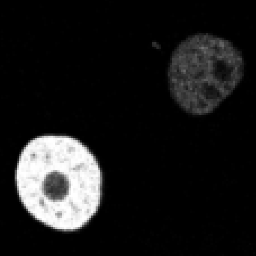
#> input picture test2.png, 256 x 256 px
$ python irvls_model.py
#> lines starting #> are read from the running program, lines starting #| are printed output that depends on the picture
#!/usr/bin/python3
'''
author  :   Zhengyang Zhong
date    :   2023-03-16
reference:  Indirectly regularized variational level set model for image segmentation
'''
import cv2
import matplotlib.pyplot as plt
import numpy as np
from numpy import fft
from skimage import measure
from tqdm import tqdm


def IRVLSmodel(img, c0=0.5, lmda1=1.0, lmda2=1.0, mu=1.0, nu=1.0, itermax=300, tolerance=1e-3):

    himg, wimg = img.shape

    phi = c0 * np.ones_like(img, dtype=np.float64)
    psi = c0 * np.ones_like(img, dtype=np.float64)
    img = img.astype(np.float64)

    laplace = np.array([[0, 1, 0],
                        [1, -8, 1],
                        [0, 1, 0]], dtype=np.float32)
    lapF = fft.fft2(laplace, (himg, wimg))

    for it in tqdm(range(itermax)):

        old_Fnorm = np.sqrt(np.sum(phi**2))

        phi_p1q = (phi + 1)**2
        phi_n1q = (phi - 1)**2

        c1 = np.sum(img * phi_p1q) / (np.sum(phi_p1q) + 1e-10)
        c2 = np.sum(img * phi_n1q) / (np.sum(phi_n1q) + 1e-10)

        # update phi
        phi_A = mu * psi - lmda1 * (img - c1)**2 + lmda2 * (img - c2)**2
        phi_B = mu + lmda1 * (img-c1)**2 + lmda2 * (img-c2)**2
        phi = phi_A / (phi_B + 1e-10)

        # update psi
        phiF = fft.fft2(phi)
        psi_A = mu * phiF
        psi_B = mu - nu * lapF
        psi = np.abs(fft.ifft2(psi_A / (psi_B + 1e-10)))

        # terimination
        new_Fnorm = np.sqrt(np.sum(phi**2))
        criteria_Fnorm = np.abs(old_Fnorm - new_Fnorm) / (old_Fnorm + 1e-10)
        if criteria_Fnorm < tolerance:
            break

    return phi, it + 1


if __name__ == "__main__":
    img = cv2.imread("./test2.png", 0)
#> img is the input picture: shape (256, 256); min 0, max 255, mean 26
    h, w = img.shape
#> h = 256; w = 256
    phi = 2 * np.ones((h, w))
    phi[20: -20, 20: -20] = -2
    phi, iterations = IRVLSmodel(img)
#> the loop in IRVLSmodel, `for it in tqdm(range(itermax)): ` made 12 passes
#> (old_Fnorm, c1, c2, new_Fnorm, criteria_Fnorm) on passes 2 to 12: (4.44, 26, 26.03, 0.517, 0.883), (0.517, 25.95, 26.07, 1.68, 2.25), (1.68, 25.78, 26.24, 6.62, 2.94), (6.62, 25.11, 26.95, 23.49, 2.55), (23.49, 22.65, 29.95, 72.67, 2.09), (72.67, 15.59, 44.87, 192.6, 1.65), (192.6, 6.42, 103.9, 238.1, 0.237), (238.1, 3.24, 173.4, 246.8, 0.0366), (246.8, 3.74, 220.9, 250.9, 0.0165), (250.9, 4.45, 230.9, 251.4, 0.0017), (251.4, 4.6, 232.2, 251.4, 0.000177)
#> (c1, c2, new_Fnorm, criteria_Fnorm) on pass 1: (26.01, 26.01, 4.44, 0.965)
#> pass 1, in IRVLSmodel, `phi_B = mu + lmda1 * (img-c1)**2 + lmda2 * (img-c2)**2`:
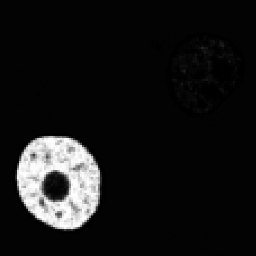
#> phi_B: shape (256, 256) float64; min 1, max 104873.1, mean 9074.2; drawn with min black and max white
#> pass 1, in IRVLSmodel, `phi = phi_A / (phi_B + 1e-10)`:
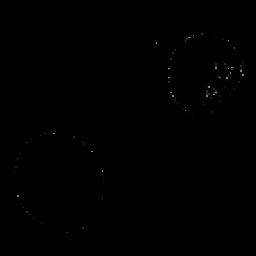
#> phi: shape (256, 256) float64; min 4.77e-06, max 0.5, mean 0.00141
#> after the loop in IRVLSmodel, `for it in tqdm(range(itermax)):`:
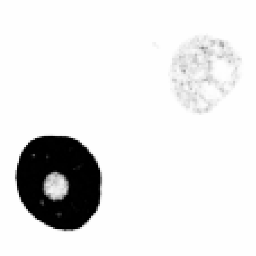
#> phi: shape (256, 256) float64; min -1, max 1, mean 0.807; drawn with min black and max white
#> iterations = 12
    contours = measure.find_contours(phi, 0)
#> contours = 2 point arrays, longest 369 points
    for cnt in contours:
        plt.plot(cnt[:, 1], cnt[:, 0], linewidth=2)
#> this loop made 2 passes
    plt.show()
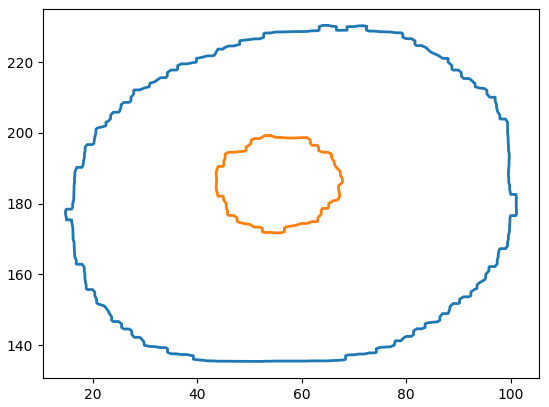
#> figure drawn by matplotlib, 1 panel
    plt.imshow(phi)
    plt.show()

$ run again, with test.png copied over test2.png
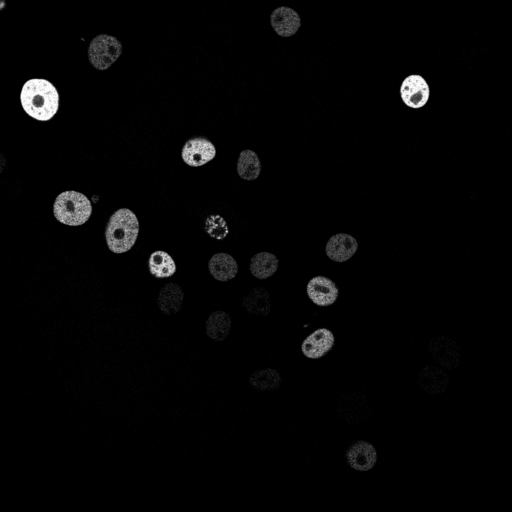
#> input picture test.png, 512 x 512 px
#> img is the input picture: shape (512, 512); min 0, max 255, mean 5.3
#> the loop in IRVLSmodel, `for it in tqdm(range(itermax)): ` made 9 passes
#> (old_Fnorm, c1, c2, new_Fnorm, criteria_Fnorm) on passes 2 to 9: (14.34, 5.21, 5.4, 19.61, 0.368), (19.61, 4.96, 5.68, 75.4, 2.84), (75.4, 4.14, 7.04, 256.8, 2.41), (256.8, 2.49, 17.5, 481.3, 0.874), (481.3, 1.29, 65.24, 503.9, 0.0469), (503.9, 0.857, 97.84, 504.9, 0.00197), (504.9, 0.929, 122.5, 505.7, 0.00169), (505.7, 1.07, 138.2, 506.1, 0.000822)
#> after the loop in IRVLSmodel, `for it in tqdm(range(itermax)):`:
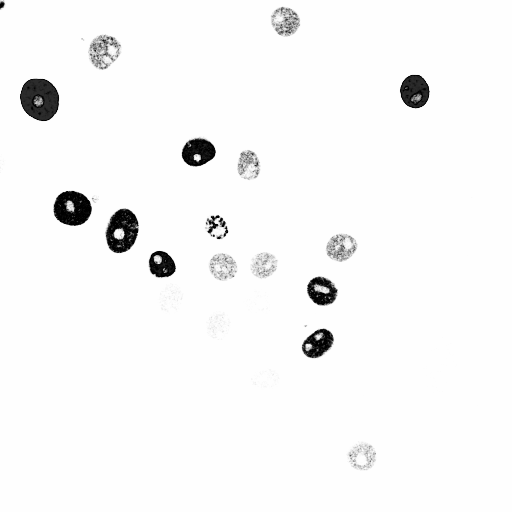
#> phi: shape (512, 512) float64; min -1, max 1, mean 0.945; drawn with min black and max white
#> iterations = 9
#> contours = 148 point arrays, longest 163 points
#> the loop `for cnt in contours:` made 148 passes
#> `plt.show()`:
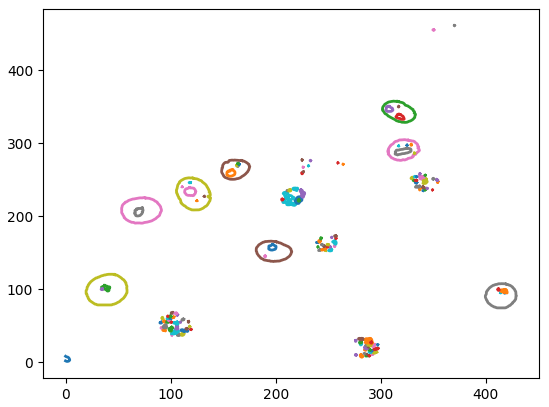
#> figure drawn by matplotlib, 1 panel
